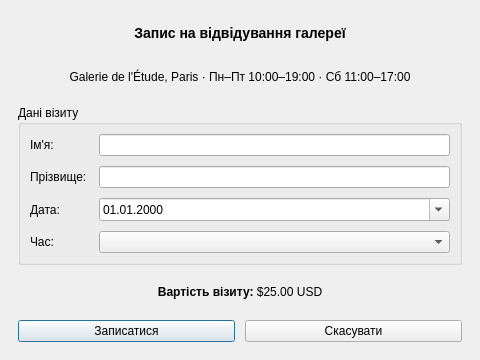
<?xml version="1.0" encoding="UTF-8"?>
<ui version="4.0">
 <class>BookingDialog</class>
 <widget class="QDialog" name="BookingDialog">
  <property name="geometry">
   <rect>
    <x>0</x>
    <y>0</y>
    <width>480</width>
    <height>360</height>
   </rect>
  </property>
  <property name="windowTitle">
   <string>Запис на візит</string>
  </property>
  <layout class="QVBoxLayout" name="verticalLayout">
   <property name="spacing">
    <number>12</number>
   </property>
   <property name="leftMargin">
    <number>18</number>
   </property>
   <property name="topMargin">
    <number>18</number>
   </property>
   <property name="rightMargin">
    <number>18</number>
   </property>
   <property name="bottomMargin">
    <number>18</number>
   </property>
   <item>
    <widget class="QLabel" name="titleLabel">
     <property name="text">
      <string>&lt;h3&gt;Запис на відвідування галереї&lt;/h3&gt;</string>
     </property>
     <property name="alignment">
      <set>Qt::AlignmentFlag::AlignCenter</set>
     </property>
    </widget>
   </item>
   <item>
    <widget class="QLabel" name="infoLabel">
     <property name="text">
      <string>Galerie de l'Étude, Paris · Пн–Пт 10:00–19:00 · Сб 11:00–17:00</string>
     </property>
     <property name="wordWrap">
      <bool>true</bool>
     </property>
     <property name="alignment">
      <set>Qt::AlignmentFlag::AlignCenter</set>
     </property>
    </widget>
   </item>
   <item>
    <widget class="QGroupBox" name="formGroup">
     <property name="title">
      <string>Дані візиту</string>
     </property>
     <layout class="QFormLayout" name="formLayout">
      <property name="horizontalSpacing">
       <number>12</number>
      </property>
      <property name="verticalSpacing">
       <number>10</number>
      </property>
      <item row="0" column="0">
       <widget class="QLabel" name="firstNameLabel">
        <property name="text">
         <string>Ім'я:</string>
        </property>
       </widget>
      </item>
      <item row="0" column="1">
       <widget class="QLineEdit" name="firstNameEdit"/>
      </item>
      <item row="1" column="0">
       <widget class="QLabel" name="lastNameLabel">
        <property name="text">
         <string>Прізвище:</string>
        </property>
       </widget>
      </item>
      <item row="1" column="1">
       <widget class="QLineEdit" name="lastNameEdit"/>
      </item>
      <item row="2" column="0">
       <widget class="QLabel" name="dateLabel">
        <property name="text">
         <string>Дата:</string>
        </property>
       </widget>
      </item>
      <item row="2" column="1">
       <widget class="QDateEdit" name="dateEdit">
        <property name="calendarPopup">
         <bool>true</bool>
        </property>
        <property name="displayFormat">
         <string>dd.MM.yyyy</string>
        </property>
       </widget>
      </item>
      <item row="3" column="0">
       <widget class="QLabel" name="timeLabel">
        <property name="text">
         <string>Час:</string>
        </property>
       </widget>
      </item>
      <item row="3" column="1">
       <widget class="QComboBox" name="timeCombo"/>
      </item>
     </layout>
    </widget>
   </item>
   <item>
    <widget class="QLabel" name="priceLabel">
     <property name="text">
      <string>&lt;b&gt;Вартість візиту:&lt;/b&gt; $25.00 USD</string>
     </property>
     <property name="alignment">
      <set>Qt::AlignmentFlag::AlignCenter</set>
     </property>
    </widget>
   </item>
   <item>
    <layout class="QHBoxLayout" name="buttonLayout">
     <property name="spacing">
      <number>10</number>
     </property>
     <item>
      <widget class="QPushButton" name="bookButton">
       <property name="text">
        <string>Записатися</string>
       </property>
      </widget>
     </item>
     <item>
      <widget class="QPushButton" name="cancelButton">
       <property name="text">
        <string>Скасувати</string>
       </property>
      </widget>
     </item>
    </layout>
   </item>
  </layout>
 </widget>
 <resources/>
 <connections/>
</ui>
